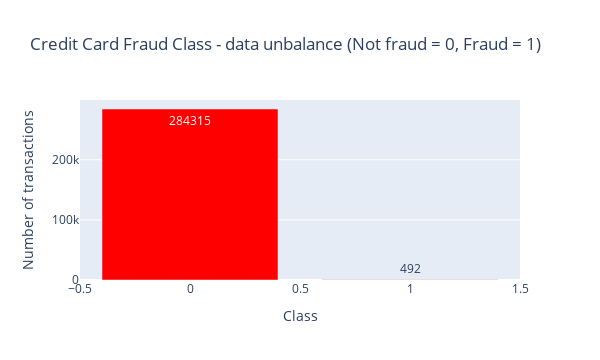

Notebook code cell kept with this figure:
### Markdown cell above
### Data unbalance

### Code cell
temp = data_df["Class"].value_counts()
df = pd.DataFrame({'Class': temp.index,'values': temp.values})

trace = go.Bar(
    x = df['Class'],y = df['values'],
    name="Credit Card Fraud Class - data unbalance (Not fraud = 0, Fraud = 1)",
    marker=dict(color="Red"),
    text=df['values']
)
data = [trace]
layout = dict(title = 'Credit Card Fraud Class - data unbalance (Not fraud = 0, Fraud = 1)',
          xaxis = dict(title = 'Class', showticklabels=True), 
          yaxis = dict(title = 'Number of transactions'),
          hovermode = 'closest',width=600
         )
fig = dict(data=data, layout=layout)
iplot(fig, filename='class')

### Figure 1 — Plotly figure (JSON) as saved in the notebook; plotly's stock layout.template omitted (floating-point values rounded to 4 significant figures)
{"data": [{"marker": {"color": "Red"}, "name": "Credit Card Fraud Class - data unbalance (Not fraud = 0, Fraud = 1)", "text": [284315, 492], "type": "bar", "x": [0, 1], "y": [284315, 492]}], "layout": {"height": 360, "hovermode": "closest", "title": {"text": "Credit Card Fraud Class - data unbalance (Not fraud = 0, Fraud = 1)"}, "width": 600, "xaxis": {"autorange": true, "range": [-0.5, 1.5], "showticklabels": true, "title": {"text": "Class"}, "type": "linear"}, "yaxis": {"autorange": true, "range": [0, 299300.0], "title": {"text": "Number of transactions"}, "type": "linear"}}}
